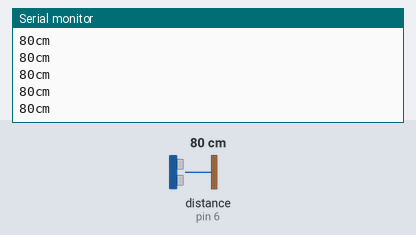
Simulated run of this sketch. Board: Arduino Uno, built with avr-gcc and run on an emulated ATmega328P. Parts: the last lines printed to the serial monitor. Wiring (inferred from the names in the program): ultrasonic range finder: trigger pin 7; echo pin 6. The test bench sets the inputs (shaded band); at power-on: distance to the obstacle (sensor on pin 6) 80 cm. The echo pulse lasts 58.3 µs per cm.

Above: at 1.2 s.
1.3 s: distance to the obstacle (sensor on pin 6) set to 2 cm
At 1.48 s:
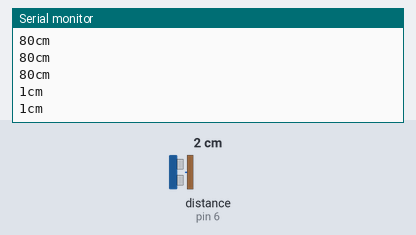
2.8 s: distance to the obstacle (sensor on pin 6) set to 120 cm
At 2.89 s:
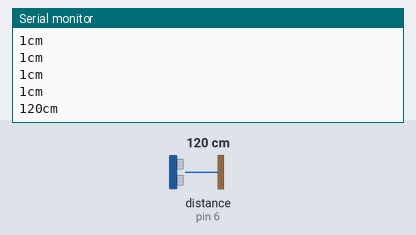
Timing chart, 0 to 5.8 s (numbered marks = the images above; inputs shaded):
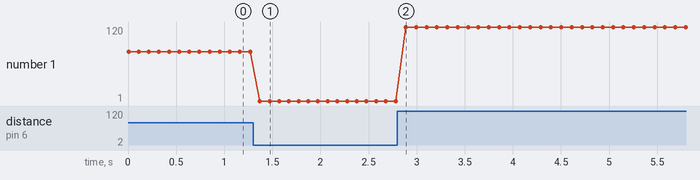

Measured:
- after the input at 1.3 s, the serial monitor: prints a new line after 0.07 s (image 1)
- after the input at 2.8 s, the serial monitor: prints a new line after 0.09 s (image 2)
- plotted number 1: 80 → 1 after the input at 1.3 s, 1 → 120 after the input at 2.8 s

The sketch:

6_sensor_ultrasonico.ino
```cpp
const int pingPin = 7;
const int echoPin = 6;

void setup() {
  Serial.begin(9600);
  pinMode(pingPin, OUTPUT);
  pinMode(echoPin, INPUT);

}

void loop() {
  long duration, cm;
  digitalWrite(pingPin, LOW);
  delayMicroseconds(2);
  digitalWrite(pingPin, HIGH);
  delayMicroseconds(10);
  digitalWrite(pingPin, LOW);
  duration = pulseIn(echoPin, HIGH);
  cm = microsecondsToCentimeters(duration);
  Serial.print(cm);
  Serial.print("cm");
  Serial.println();
  delay(100);
}

long microsecondsToCentimeters(long microseconds) {
  return microseconds / 29 / 2;
}
```
